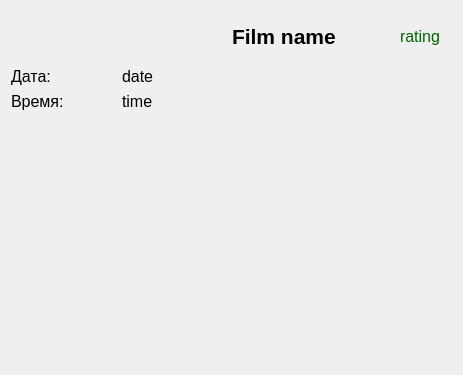
<?xml version="1.0" encoding="UTF-8"?>
<ui version="4.0">
 <class>SessionView</class>
 <widget class="QDialog" name="SessionView">
  <property name="geometry">
   <rect>
    <x>0</x>
    <y>0</y>
    <width>463</width>
    <height>375</height>
   </rect>
  </property>
  <property name="windowTitle">
   <string>Dialog</string>
  </property>
  <layout class="QGridLayout" name="gridLayout">
   <item row="0" column="2">
    <widget class="QLabel" name="filmNameLabel">
     <property name="minimumSize">
      <size>
       <width>0</width>
       <height>50</height>
      </size>
     </property>
     <property name="font">
      <font>
       <pointsize>16</pointsize>
       <bold>true</bold>
      </font>
     </property>
     <property name="text">
      <string>Film name</string>
     </property>
    </widget>
   </item>
   <item row="0" column="3">
    <spacer name="horizontalSpacer_2">
     <property name="orientation">
      <enum>Qt::Horizontal</enum>
     </property>
     <property name="sizeHint" stdset="0">
      <size>
       <width>50</width>
       <height>20</height>
      </size>
     </property>
    </spacer>
   </item>
   <item row="1" column="0">
    <widget class="QLabel" name="dateNameLabel">
     <property name="font">
      <font>
       <pointsize>12</pointsize>
      </font>
     </property>
     <property name="text">
      <string>Дата:</string>
     </property>
    </widget>
   </item>
   <item row="0" column="0" colspan="2">
    <spacer name="horizontalSpacer_3">
     <property name="orientation">
      <enum>Qt::Horizontal</enum>
     </property>
     <property name="sizeHint" stdset="0">
      <size>
       <width>215</width>
       <height>47</height>
      </size>
     </property>
    </spacer>
   </item>
   <item row="2" column="0">
    <widget class="QLabel" name="timeNameLabel">
     <property name="font">
      <font>
       <pointsize>12</pointsize>
      </font>
     </property>
     <property name="text">
      <string>Время:</string>
     </property>
    </widget>
   </item>
   <item row="5" column="3">
    <spacer name="verticalSpacer">
     <property name="orientation">
      <enum>Qt::Vertical</enum>
     </property>
     <property name="sizeHint" stdset="0">
      <size>
       <width>20</width>
       <height>40</height>
      </size>
     </property>
    </spacer>
   </item>
   <item row="2" column="1">
    <widget class="QLabel" name="timeLabel">
     <property name="font">
      <font>
       <pointsize>12</pointsize>
      </font>
     </property>
     <property name="text">
      <string>time</string>
     </property>
    </widget>
   </item>
   <item row="0" column="4">
    <widget class="QLabel" name="filmRatingLabel">
     <property name="font">
      <font>
       <pointsize>12</pointsize>
      </font>
     </property>
     <property name="styleSheet">
      <string notr="true">color: rgb(0, 97, 0);</string>
     </property>
     <property name="text">
      <string>rating</string>
     </property>
    </widget>
   </item>
   <item row="1" column="1">
    <widget class="QLabel" name="dateLabel">
     <property name="font">
      <font>
       <pointsize>12</pointsize>
      </font>
     </property>
     <property name="text">
      <string>date</string>
     </property>
    </widget>
   </item>
   <item row="3" column="1">
    <spacer name="verticalSpacer_2">
     <property name="orientation">
      <enum>Qt::Vertical</enum>
     </property>
     <property name="sizeType">
      <enum>QSizePolicy::Fixed</enum>
     </property>
     <property name="sizeHint" stdset="0">
      <size>
       <width>20</width>
       <height>20</height>
      </size>
     </property>
    </spacer>
   </item>
   <item row="4" column="0" colspan="4">
    <widget class="QWidget" name="spaceWidget" native="true">
     <property name="minimumSize">
      <size>
       <width>0</width>
       <height>100</height>
      </size>
     </property>
    </widget>
   </item>
   <item row="4" column="4">
    <spacer name="horizontalSpacer">
     <property name="orientation">
      <enum>Qt::Horizontal</enum>
     </property>
     <property name="sizeType">
      <enum>QSizePolicy::Expanding</enum>
     </property>
     <property name="sizeHint" stdset="0">
      <size>
       <width>40</width>
       <height>20</height>
      </size>
     </property>
    </spacer>
   </item>
  </layout>
 </widget>
 <resources/>
 <connections/>
</ui>
